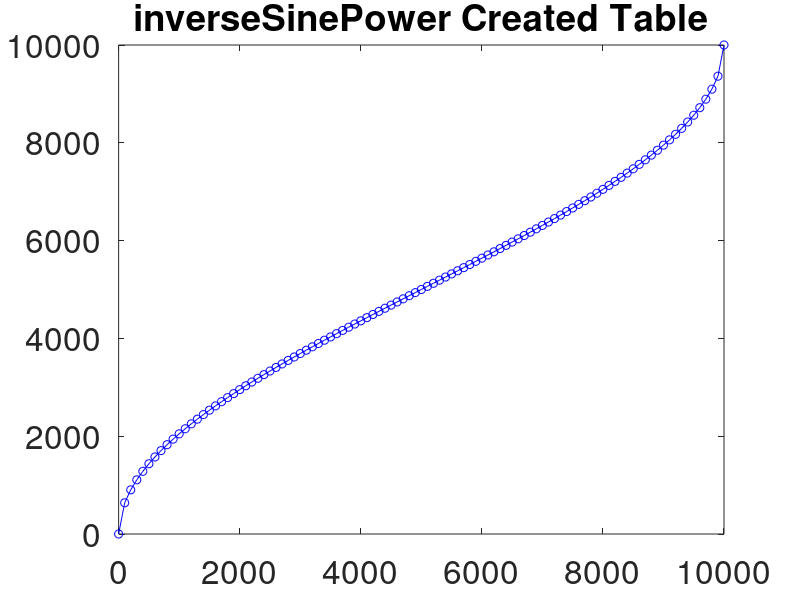

Write MATLAB code to recreate this figure.
clear
clc

## Amplitude
W = 10000;

## TableLength
P = 101;

## Name
name = "inverseSinePower";

a = [0:W/(P-1):W];
inverse_power_sinus = round(-(W/pi)*(asin(1-2*a/W)-pi/2));

plot(a,inverse_power_sinus,'bo-');

title(strcat(name, " Created Table"));
set(gca,'FontSize',24);

# Print for C Code
printf("/* The table is created With Octave PC Application */");
printf("\nconst uint16_t %sAmplitude = %d;" , name, W);
printf("\nconst uint16_t %sLength = %d;" , name, P);
printf("\nconst uint16_t %sTable[%d] = {", name, P);
for ( i = 1:10:(length(a)))
  printf("\n");
  for ( j = 0:9)
    printf("%4d",inverse_power_sinus(i+j));
    if((i+j)>=length(a))break;
    endif
  printf(", ");
  endfor
endfor
printf("}; \n");
